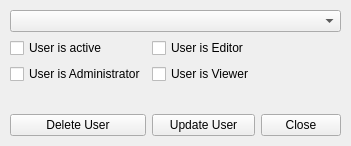
<?xml version="1.0" encoding="UTF-8"?>
<ui version="4.0">
 <class>MainWindow</class>
 <widget class="QMainWindow" name="MainWindow">
  <property name="windowModality">
   <enum>Qt::ApplicationModal</enum>
  </property>
  <property name="geometry">
   <rect>
    <x>0</x>
    <y>0</y>
    <width>323</width>
    <height>146</height>
   </rect>
  </property>
  <property name="windowTitle">
   <string>User Management</string>
  </property>
  <property name="windowIcon">
   <iconset resource="../resource/resources.qrc">
    <normaloff>:/icons/icons8-share-80.png</normaloff>:/icons/icons8-share-80.png</iconset>
  </property>
  <widget class="QWidget" name="centralwidget">
   <layout class="QGridLayout" name="gridLayout">
    <property name="leftMargin">
     <number>10</number>
    </property>
    <property name="topMargin">
     <number>10</number>
    </property>
    <property name="rightMargin">
     <number>10</number>
    </property>
    <property name="bottomMargin">
     <number>10</number>
    </property>
    <item row="2" column="1">
     <widget class="QCheckBox" name="is_viewer">
      <property name="text">
       <string>User is Viewer</string>
      </property>
     </widget>
    </item>
    <item row="3" column="0" colspan="2">
     <widget class="QLabel" name="last_login">
      <property name="text">
       <string>&lt;last login date placeholder&gt;</string>
      </property>
     </widget>
    </item>
    <item row="2" column="0">
     <widget class="QCheckBox" name="is_admin">
      <property name="text">
       <string>User is Administrator</string>
      </property>
     </widget>
    </item>
    <item row="1" column="0">
     <widget class="QCheckBox" name="is_active">
      <property name="text">
       <string>User is active</string>
      </property>
     </widget>
    </item>
    <item row="4" column="1">
     <widget class="QPushButton" name="e_update">
      <property name="text">
       <string>Update User</string>
      </property>
     </widget>
    </item>
    <item row="4" column="0">
     <widget class="QPushButton" name="e_delete">
      <property name="text">
       <string>Delete User</string>
      </property>
     </widget>
    </item>
    <item row="1" column="1">
     <widget class="QCheckBox" name="is_editor">
      <property name="text">
       <string>User is Editor</string>
      </property>
     </widget>
    </item>
    <item row="4" column="2">
     <widget class="QPushButton" name="e_close">
      <property name="text">
       <string>Close</string>
      </property>
     </widget>
    </item>
    <item row="0" column="0" colspan="3">
     <widget class="QComboBox" name="e_uname">
      <property name="editable">
       <bool>false</bool>
      </property>
     </widget>
    </item>
   </layout>
  </widget>
 </widget>
 <resources>
  <include location="../resource/resources.qrc"/>
 </resources>
 <connections/>
</ui>
